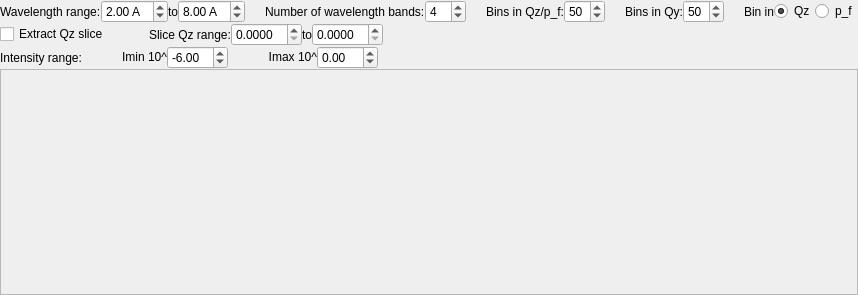
       <widget class="QWidget" name="gisansTab">
        <attribute name="title">
         <string>GISANS</string>
        </attribute>
        <layout class="QGridLayout" name="gridLayout_13">
         <property name="leftMargin">
          <number>0</number>
         </property>
         <property name="topMargin">
          <number>0</number>
         </property>
         <property name="rightMargin">
          <number>0</number>
         </property>
         <property name="bottomMargin">
          <number>0</number>
         </property>
         <property name="spacing">
          <number>0</number>
         </property>
         <item row="0" column="0" colspan="2">
          <layout class="QHBoxLayout" name="horizontalLayout_14">
           <item>
            <layout class="QVBoxLayout" name="verticalLayout_25">
             <item>
              <layout class="QHBoxLayout" name="horizontalLayout_22">
               <item>
                <widget class="QLabel" name="label_47">
                 <property name="text">
                  <string>Wavelength range:</string>
                 </property>
                </widget>
               </item>
               <item>
                <widget class="QDoubleSpinBox" name="gisans_wl_min_spinbox">
                 <property name="suffix">
                  <string> A</string>
                 </property>
                 <property name="singleStep">
                  <double>0.500000000000000</double>
                 </property>
                 <property name="value">
                  <double>2.000000000000000</double>
                 </property>
                </widget>
               </item>
               <item>
                <widget class="QLabel" name="label_48">
                 <property name="text">
                  <string>to</string>
                 </property>
                </widget>
               </item>
               <item>
                <widget class="QDoubleSpinBox" name="gisans_wl_max_spinbox">
                 <property name="suffix">
                  <string> A</string>
                 </property>
                 <property name="singleStep">
                  <double>0.500000000000000</double>
                 </property>
                 <property name="value">
                  <double>8.000000000000000</double>
                 </property>
                </widget>
               </item>
               <item>
                <spacer name="horizontalSpacer_18">
                 <property name="orientation">
                  <enum>Qt::Horizontal</enum>
                 </property>
                 <property name="sizeHint" stdset="0">
                  <size>
                   <width>20</width>
                   <height>20</height>
                  </size>
                 </property>
                </spacer>
               </item>
               <item>
                <widget class="QLabel" name="label_49">
                 <property name="text">
                  <string>Number of wavelength bands:</string>
                 </property>
                </widget>
               </item>
               <item>
                <widget class="QSpinBox" name="gisans_wl_npts_spinbox">
                 <property name="value">
                  <number>4</number>
                 </property>
                </widget>
               </item>
               <item>
                <spacer name="horizontalSpacer_17">
                 <property name="orientation">
                  <enum>Qt::Horizontal</enum>
                 </property>
                 <property name="sizeHint" stdset="0">
                  <size>
                   <width>20</width>
                   <height>20</height>
                  </size>
                 </property>
                </spacer>
               </item>
               <item>
                <widget class="QLabel" name="label_51">
                 <property name="text">
                  <string>Bins in Qz/p_f:</string>
                 </property>
                </widget>
               </item>
               <item>
                <widget class="QSpinBox" name="gisans_qz_npts_spinbox">
                 <property name="singleStep">
                  <number>5</number>
                 </property>
                 <property name="value">
                  <number>50</number>
                 </property>
                </widget>
               </item>
               <item>
                <spacer name="horizontalSpacer_21">
                 <property name="orientation">
                  <enum>Qt::Horizontal</enum>
                 </property>
                 <property name="sizeHint" stdset="0">
                  <size>
                   <width>20</width>
                   <height>20</height>
                  </size>
                 </property>
                </spacer>
               </item>
               <item>
                <widget class="QLabel" name="label_52">
                 <property name="text">
                  <string>Bins in Qy:</string>
                 </property>
                </widget>
               </item>
               <item>
                <widget class="QSpinBox" name="gisans_qy_npts_spinbox">
                 <property name="singleStep">
                  <number>5</number>
                 </property>
                 <property name="value">
                  <number>50</number>
                 </property>
                </widget>
               </item>
               <item>
                <spacer name="horizontalSpacer_20">
                 <property name="orientation">
                  <enum>Qt::Horizontal</enum>
                 </property>
                 <property name="sizeHint" stdset="0">
                  <size>
                   <width>20</width>
                   <height>20</height>
                  </size>
                 </property>
                </spacer>
               </item>
               <item>
                <widget class="QLabel" name="label_50">
                 <property name="text">
                  <string>Bin in</string>
                 </property>
                </widget>
               </item>
               <item>
                <widget class="QRadioButton" name="gisans_qz_radio">
                 <property name="text">
                  <string>Qz</string>
                 </property>
                 <property name="checked">
                  <bool>true</bool>
                 </property>
                </widget>
               </item>
               <item>
                <widget class="QRadioButton" name="gisans_pf_radio">
                 <property name="text">
                  <string>p_f</string>
                 </property>
                </widget>
               </item>
              </layout>
             </item>
             <item>
              <layout class="QHBoxLayout" name="horizontalLayout_3">
               <property name="topMargin">
                <number>0</number>
               </property>
               <item>
                <widget class="QCheckBox" name="gisans_slice_checkbox">
                 <property name="text">
                  <string>Extract Qz slice</string>
                 </property>
                </widget>
               </item>
               <item>
                <spacer name="horizontalSpacer_22">
                 <property name="orientation">
                  <enum>Qt::Horizontal</enum>
                 </property>
                 <property name="sizeType">
                  <enum>QSizePolicy::Fixed</enum>
                 </property>
                 <property name="sizeHint" stdset="0">
                  <size>
                   <width>40</width>
                   <height>20</height>
                  </size>
                 </property>
                </spacer>
               </item>
               <item>
                <widget class="QLabel" name="label_44">
                 <property name="text">
                  <string>Slice Qz range:</string>
                 </property>
                </widget>
               </item>
               <item>
                <widget class="QDoubleSpinBox" name="gisans_qz_min_spinbox">
                 <property name="decimals">
                  <number>4</number>
                 </property>
                </widget>
               </item>
               <item>
                <widget class="QLabel" name="label_55">
                 <property name="text">
                  <string>to</string>
                 </property>
                </widget>
               </item>
               <item>
                <widget class="QDoubleSpinBox" name="gisans_qz_max_spinbox">
                 <property name="decimals">
                  <number>4</number>
                 </property>
                </widget>
               </item>
               <item>
                <spacer name="horizontalSpacer_25">
                 <property name="orientation">
                  <enum>Qt::Horizontal</enum>
                 </property>
                 <property name="sizeHint" stdset="0">
                  <size>
                   <width>40</width>
                   <height>20</height>
                  </size>
                 </property>
                </spacer>
               </item>
              </layout>
             </item>
             <item>
              <layout class="QHBoxLayout" name="horizontalLayout_20">
               <item>
                <widget class="QLabel" name="label_46">
                 <property name="text">
                  <string>Intensity range:</string>
                 </property>
                </widget>
               </item>
               <item>
                <spacer name="horizontalSpacer_14">
                 <property name="orientation">
                  <enum>Qt::Horizontal</enum>
                 </property>
                 <property name="sizeType">
                  <enum>QSizePolicy::Fixed</enum>
                 </property>
                 <property name="sizeHint" stdset="0">
                  <size>
                   <width>40</width>
                   <height>20</height>
                  </size>
                 </property>
                </spacer>
               </item>
               <item>
                <widget class="QLabel" name="label_16">
                 <property name="sizePolicy">
                  <sizepolicy hsizetype="Preferred" vsizetype="Fixed">
                   <horstretch>0</horstretch>
                   <verstretch>0</verstretch>
                  </sizepolicy>
                 </property>
                 <property name="text">
                  <string>Imin 10^</string>
                 </property>
                 <property name="alignment">
                  <set>Qt::AlignRight|Qt::AlignTrailing|Qt::AlignVCenter</set>
                 </property>
                </widget>
               </item>
               <item>
                <widget class="QDoubleSpinBox" name="gisansImin">
                 <property name="minimum">
                  <double>-20.000000000000000</double>
                 </property>
                 <property name="maximum">
                  <double>2.000000000000000</double>
                 </property>
                 <property name="singleStep">
                  <double>0.250000000000000</double>
                 </property>
                 <property name="value">
                  <double>-6.000000000000000</double>
                 </property>
                </widget>
               </item>
               <item>
                <spacer name="horizontalSpacer_16">
                 <property name="orientation">
                  <enum>Qt::Horizontal</enum>
                 </property>
                 <property name="sizeType">
                  <enum>QSizePolicy::Fixed</enum>
                 </property>
                 <property name="sizeHint" stdset="0">
                  <size>
                   <width>40</width>
                   <height>20</height>
                  </size>
                 </property>
                </spacer>
               </item>
               <item>
                <widget class="QLabel" name="label_32">
                 <property name="sizePolicy">
                  <sizepolicy hsizetype="Preferred" vsizetype="Fixed">
                   <horstretch>0</horstretch>
                   <verstretch>0</verstretch>
                  </sizepolicy>
                 </property>
                 <property name="text">
                  <string>Imax 10^</string>
                 </property>
                 <property name="alignment">
                  <set>Qt::AlignRight|Qt::AlignTrailing|Qt::AlignVCenter</set>
                 </property>
                </widget>
               </item>
               <item>
                <widget class="QDoubleSpinBox" name="gisansImax">
                 <property name="minimum">
                  <double>-20.000000000000000</double>
                 </property>
                 <property name="maximum">
                  <double>2.000000000000000</double>
                 </property>
                 <property name="singleStep">
                  <double>0.250000000000000</double>
                 </property>
                </widget>
               </item>
               <item>
                <spacer name="horizontalSpacer_15">
                 <property name="orientation">
                  <enum>Qt::Horizontal</enum>
                 </property>
                 <property name="sizeHint" stdset="0">
                  <size>
                   <width>40</width>
                   <height>20</height>
                  </size>
                 </property>
                </spacer>
               </item>
              </layout>
             </item>
            </layout>
           </item>
          </layout>
         </item>
         <item row="1" column="0" colspan="2">
          <widget class="QFrame" name="frame_gisans_mm">
           <property name="frameShape">
            <enum>QFrame::StyledPanel</enum>
           </property>
           <property name="frameShadow">
            <enum>QFrame::Raised</enum>
           </property>
           <layout class="QVBoxLayout" name="verticalLayout_21">
            <item>
             <layout class="QGridLayout" name="gridLayout_6">
              <item row="1" column="1">
               <widget class="MPLWidget" name="gisans_pm" native="true">
                <property name="sizePolicy">
                 <sizepolicy hsizetype="Preferred" vsizetype="Preferred">
                  <horstretch>0</horstretch>
                  <verstretch>1</verstretch>
                 </sizepolicy>
                </property>
                <property name="minimumSize">
                 <size>
                  <width>100</width>
                  <height>100</height>
                 </size>
                </property>
               </widget>
              </item>
              <item row="1" column="2">
               <widget class="MPLWidget" name="gisans_mp" native="true">
                <property name="minimumSize">
                 <size>
                  <width>100</width>
                  <height>100</height>
                 </size>
                </property>
               </widget>
              </item>
              <item row="0" column="2">
               <widget class="MPLWidget" name="gisans_mm" native="true">
                <property name="sizePolicy">
                 <sizepolicy hsizetype="Preferred" vsizetype="Preferred">
                  <horstretch>0</horstretch>
                  <verstretch>1</verstretch>
                 </sizepolicy>
                </property>
                <property name="minimumSize">
                 <size>
                  <width>100</width>
                  <height>100</height>
                 </size>
                </property>
               </widget>
              </item>
              <item row="0" column="1">
               <widget class="MPLWidget" name="gisans_pp" native="true">
                <property name="minimumSize">
                 <size>
                  <width>100</width>
                  <height>100</height>
                 </size>
                </property>
               </widget>
              </item>
             </layout>
            </item>
           </layout>
          </widget>
         </item>
        </layout>
       </widget>
